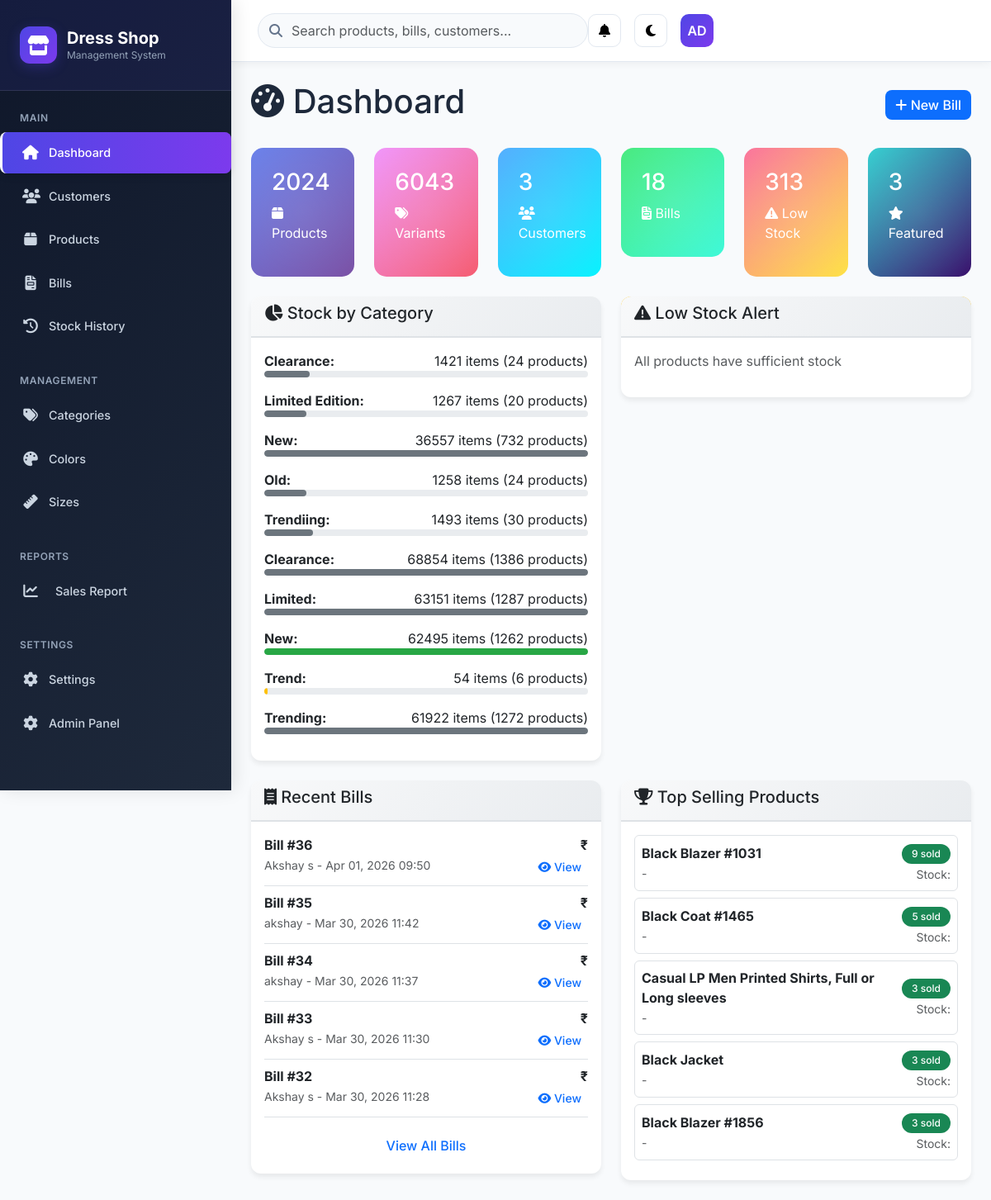
The page / on the database its author committed.
### shop/models.py (models this page shows, shortened)
class Bill(models.Model):
    PAYMENT_METHODS = [
        ('cash', 'Cash'),
        ('card', 'Card'),
        ('upi', 'UPI'),
        ('net_banking', 'Net Banking'),
        ('wallet', 'Wallet'),
    ]
    STATUS_CHOICES = [
        ('pending', 'Pending'),
        ('paid', 'Paid'),
        ('cancelled', 'Cancelled'),
        ('refunded', 'Refunded'),
    ]
    bill_number = models.CharField(max_length=50, unique=True)
    customer = models.ForeignKey(Customer, on_delete=models.CASCADE, related_name='items')
    subtotal = models.DecimalField(max_digits=10, decimal_places=2)
    discount_amount = models.DecimalField(max_digits=10, decimal_places=2, default=0)
    tax_amount = models.DecimalField(max_digits=10, decimal_places=2, default=0)
    total_amount = models.DecimalField(max_digits=10, decimal_places=2)
    payment_method = models.CharField(max_length=20, choices=PAYMENT_METHODS)
    status = models.CharField(max_length=20, choices=STATUS_CHOICES, default='draft')
    notes = models.TextField(blank=True)
    created_at = models.DateTimeField(auto_now_add=True)
    class Meta:
        ordering = ['-created_at']
        verbose_name = 'Bill'
        verbose_name_plural = 'Bills'
    class Meta:
        ordering = ['-created_at']

class Customer(models.Model):
    name = models.CharField(max_length=200)
    phone = models.CharField(max_length=20)
    email = models.EmailField(blank=True)
    address = models.TextField(blank=True)
    date_of_birth = models.DateField(blank=True, null=True)
    gender = models.CharField(max_length=10, choices=[('male', 'Male'), ('female', 'Female'), ('other', 'Other')], blank=True)
    loyalty_points = models.PositiveIntegerField(default=0)
    created_at = models.DateTimeField(auto_now_add=True)

class Product(models.Model):
    GENDER_CHOICES = [
        ('men', 'Men'),
        ('women', 'Women'),
        ('unisex', 'Unisex'),
        ('kids', 'Kids'),
    ]
    CATEGORY_CHOICES = [
        ('new', 'New'),
        ('old', 'Old'),
        ('trend', 'Trending'),
        ('clearance', 'Clearance'),
        ('limited', 'Limited Edition'),
    ]
    SEASON_CHOICES = [
        ('summer', 'Summer'),
        ('winter', 'Winter'),
        ('spring', 'Spring'),
        ('autumn', 'Autumn'),
        ('all_season', 'All Season'),
    ]
    OCCASION_CHOICES = [
        ('casual', 'Casual'),
        ('formal', 'Formal'),
        ('party', 'Party'),
        ('office', 'Office'),
        ('sports', 'Sports'),
        ('traditional', 'Traditional'),
    ]
    name = models.CharField(max_length=200)
    slug = models.SlugField(max_length=200, unique=True, blank=True, null=True)
    description = models.TextField(blank=True)
    brand = models.ForeignKey(Brand, on_delete=models.SET_NULL, null=True, blank=True, related_name='brand')
    sku = models.CharField(max_length=50, unique=True, blank=True, help_text="Stock Keeping Unit")
    barcode = models.CharField(max_length=50, blank=True)
    category = models.CharField(max_length=10, choices=CATEGORY_CHOICES, default='new')
    gender = models.CharField(max_length=10, choices=GENDER_CHOICES, default='unisex')
    season = models.CharField(max_length=10, choices=SEASON_CHOICES, blank=True)
    occasion = models.CharField(max_length=15, choices=OCCASION_CHOICES, blank=True)
    materials = models.ManyToManyField(Material, blank=True)
    fabric_type = models.CharField(max_length=100, blank=True)
    weight = models.DecimalField(max_digits=5, decimal_places=2, blank=True, null=True, help_text="Weight in grams")
    base_price = models.DecimalField(max_digits=10, decimal_places=2, help_text="Base price")
    selling_price = models.DecimalField(max_digits=10, decimal_places=2, help_text="Selling price")
    discount_percentage = models.DecimalField(max_digits=5, decimal_places=2, default=0,
                                           validators=[MinValueValidator(0), MaxValueValidator(100)])
    main_image = models.ImageField(upload_to='products/main/', blank=True, null=True)
    reorder_level = models.PositiveIntegerField(default=5, help_text="Reorder when stock reaches this level")
    is_active = models.BooleanField(default=True)
    is_featured = models.BooleanField(default=False)
    created_at = models.DateTimeField(auto_now_add=True)
    updated_at = models.DateTimeField(auto_now=True)
    class Meta:
        ordering = ['-created_at']

### shop/views.py (the view)
# urls.py: path('', views.dashboard, name='dashboard'),
def dashboard(request):
    total_products = Product.objects.count()
    total_variants = ProductVariant.objects.count()
    total_customers = Customer.objects.count()
    total_bills = Bill.objects.count()
    stock_by_category = Product.objects.values('category').annotate(
        total_quantity=Sum('variants__quantity'),
        total_products=Count('id')
    )
    low_stock_variants = ProductVariant.objects.filter(quantity__lt=5).select_related('product', 'size', 'color').order_by('quantity')
    recent_bills = Bill.objects.select_related('customer').order_by('-created_at')[:5]
    top_products = Product.objects.annotate(
        total_sold=Sum('variants__billitem__quantity')
    ).order_by('-total_sold')[:5]
    featured_products = Product.objects.filter(is_featured=True, is_active=True)[:3]
    low_stock_products = Product.objects.annotate(
        stock_total=Sum('variants__quantity')
    ).filter(stock_total__lt=10).order_by('stock_total')[:5]
    context = {
        'total_products': total_products,
        'total_variants': total_variants,
        'total_customers': total_customers,
        'total_bills': total_bills,
        'stock_by_category': stock_by_category,
        'low_stock_variants': low_stock_variants,
        'low_stock_products': low_stock_products,
        'recent_bills': recent_bills,
        'top_products': top_products,
        'featured_products': featured_products,
    }
    return render(request, 'shop/dashboard.html', context)

### shop/templates/shop/dashboard.html (shortened to what this page needs)
{% extends 'shop/base.html' %}
{% block content %}
<div class="d-flex justify-content-between align-items-center mb-4">
    <h1><i class="fas fa-tachometer-alt"></i> Dashboard</h1>
    <div>
        <a href="{% url 'shop:create_bill' %}" class="btn btn-primary">
            <i class="fas fa-plus"></i> New Bill
        </a>
    </div>
</div>
<div class="row mb-4">
    <div class="col-md-2">
        <div class="stat-card">
            <h3>{{ total_products }}</h3>
            <p><i class="fas fa-box"></i> Products</p>
        </div>
    </div>
    <div class="col-md-2">
        <div class="stat-card" style="background: linear-gradient(135deg, #f093fb 0%, #f5576c 100%);">
            <h3>{{ total_variants }}</h3>
            <p><i class="fas fa-tags"></i> Variants</p>
        </div>
    </div>
    <div class="col-md-2">
        <div class="stat-card" style="background: linear-gradient(135deg, #4facfe 0%, #00f2fe 100%);">
            <h3>{{ total_customers }}</h3>
            <p><i class="fas fa-users"></i> Customers</p>
        </div>
    </div>
    <div class="col-md-2">
        <div class="stat-card" style="background: linear-gradient(135deg, #43e97b 0%, #38f9d7 100%);">
            <h3>{{ total_bills }}</h3>
            <p><i class="fas fa-file-invoice"></i> Bills</p>
        </div>
    </div>
    <div class="col-md-2">
        <div class="stat-card" style="background: linear-gradient(135deg, #fa709a 0%, #fee140 100%);">
            <h3>{{ low_stock_variants|length }}</h3>
            <p><i class="fas fa-exclamation-triangle"></i> Low Stock</p>
        </div>
    </div>
    <div class="col-md-2">
        <div class="stat-card" style="background: linear-gradient(135deg, #30cfd0 0%, #330867 100%);">
            <h3>{{ featured_products|length }}</h3>
            <p><i class="fas fa-star"></i> Featured</p>
        </div>
    </div>
</div>
<div class="row">
    <div class="col-md-6">
        <div class="card">
            <div class="card-header">
                <h5><i class="fas fa-chart-pie"></i> Stock by Category</h5>
            </div>
            <div class="card-body">
                {% for category in stock_by_category %}
                <div class="mb-3">
                    <div class="d-flex justify-content-between">
                        <span><strong>{{ category.category|title }}:</strong></span>
                        <span>{{ category.total_quantity }} items ({{ category.total_products }} products)</span>
                    </div>
                    <div class="progress">
                        <div class="progress-bar" role="progressbar"
                             style="width: {% widthratio category.total_quantity 100 1 %}%; background-color: {% if category.category == 'new' %}#28a745{% elif category.category == 'trend' %}#ffc107{% else %}#6c757d{% endif %}">
                        </div>
                    </div>
                </div>
                {% empty %}
                <p class="text-muted">No stock data available</p>
                {% endfor %}
            </div>
        </div>
    </div>
    <div class="col-md-6">
        <div class="card">
            <div class="card-header bg-warning text-dark">
                <h5><i class="fas fa-exclamation-triangle"></i> Low Stock Alert</h5>
            </div>
            <div class="card-body">
                {% for product in low_stock_products %}
                <div class="stock-low p-2 mb-2 rounded">
                    <div class="d-flex justify-content-between align-items-center">
                        <div>
                            <strong>{{ product.name }}</strong><br>
                            <small>{{ product.size }} - {{ product.color }}</small>
                        </div>
                        <div class="text-end">
                            <span class="badge bg-danger">{{ product.quantity }} left</span><br>
                            <a href="{% url 'shop:add_stock' product.id %}" class="btn btn-sm btn-success btn-action">
                                <i class="fas fa-plus"></i> Add Stock
                            </a>
                        </div>
                    </div>
                </div>
                {% empty %}
                <p class="text-muted">All products have sufficient stock</p>
                {% endfor %}
            </div>
        </div>
    </div>
</div>
<div class="row mt-4">
    <div class="col-md-6">
        <div class="card">
            <div class="card-header">
                <h5><i class="fas fa-receipt"></i> Recent Bills</h5>
            </div>
            <div class="card-body">
                {% for bill in recent_bills %}
                <div class="border-bottom pb-2 mb-2">
                    <div class="d-flex justify-content-between">
                        <div>
                            <strong>Bill #{{ bill.id }}</strong><br>
                            <small class="text-muted">{{ bill.customer.name }} - {{ bill.created_at|date:"M d, Y H:i" }}</small>
                        </div>
                        <div class="text-end">
                            <strong>₹{{ bill.final_amount }}</strong><br>
                            <a href="{% url 'shop:bill_detail' bill.bill_number %}" class="btn btn-sm btn-outline-primary">
                                <i class="fas fa-eye"></i> View
                            </a>
                        </div>
                    </div>
                </div>
                {% empty %}
                <p class="text-muted">No bills found</p>
                {% endfor %}
                <div class="text-center mt-3">
                    <a href="{% url 'shop:bill_list' %}" class="btn btn-outline-primary">View All Bills</a>
                </div>
            </div>
        </div>
    </div>
    <div class="col-md-6">
        <div class="card">
            <div class="card-header">
                <h5><i class="fas fa-trophy"></i> Top Selling Products</h5>
            </div>
            <div class="card-body">
                {% for product in top_products %}
                <div class="d-flex justify-content-between align-items-center mb-2 p-2 border rounded">
                    <div>
                        <strong>{{ product.name }}</strong><br>
                        <small class="text-muted">{{ product.size }} - {{ product.color }}</small>
                    </div>
                    <div class="text-end">
                        <span class="badge bg-success">{{ product.total_sold|default:0 }} sold</span><br>
                        <small class="text-muted">Stock: {{ product.quantity }}</small>
                    </div>
                </div>
                {% empty %}
                <p class="text-muted">No sales data available</p>
                {% endfor %}
            </div>
        </div>
    </div>
</div>
{% endblock %}

### rows shown on the page
Bill: id "36", customer.name "Akshay s", created_at "Apr 01, 2026 09:50"
Bill: id "35", customer.name "akshay", created_at "Mar 30, 2026 11:42"
Bill: id "34", customer.name "akshay", created_at "Mar 30, 2026 11:37"
Bill: id "33", customer.name "Akshay s", created_at "Mar 30, 2026 11:30"
Bill: id "32", customer.name "Akshay s", created_at "Mar 30, 2026 11:28"
Product: name "Black Blazer #1031", total_sold "9"
Product: name "Black Coat #1465", total_sold "5"
Product: name "Casual LP Men Printed Shirts, Full or Long sleeves", total_sold "3"
Product: name "Black Jacket", total_sold "3"
Product: name "Black Blazer #1856", total_sold "3"

### other values the page prints
{{ total_products }} "2024"
{{ total_variants }} "6043"
{{ total_customers }} "3"
{{ total_bills }} "18"
{{ low_stock_variants|length }} "313"
{{ featured_products|length }} "3"
{{ category.category|title }} "Clearance" "Limited Edition" "New" "Old" "Trendiing" "Clearance" "Limited" "New" "Trend" "Trending"
{{ category.total_quantity }} "1421" "1267" "36557" "1258" "1493" "68854" "63151" "62495" "54" "61922"
{{ category.total_products }} "24" "20" "732" "24" "30" "1386" "1287" "1262" "6" "1272"
